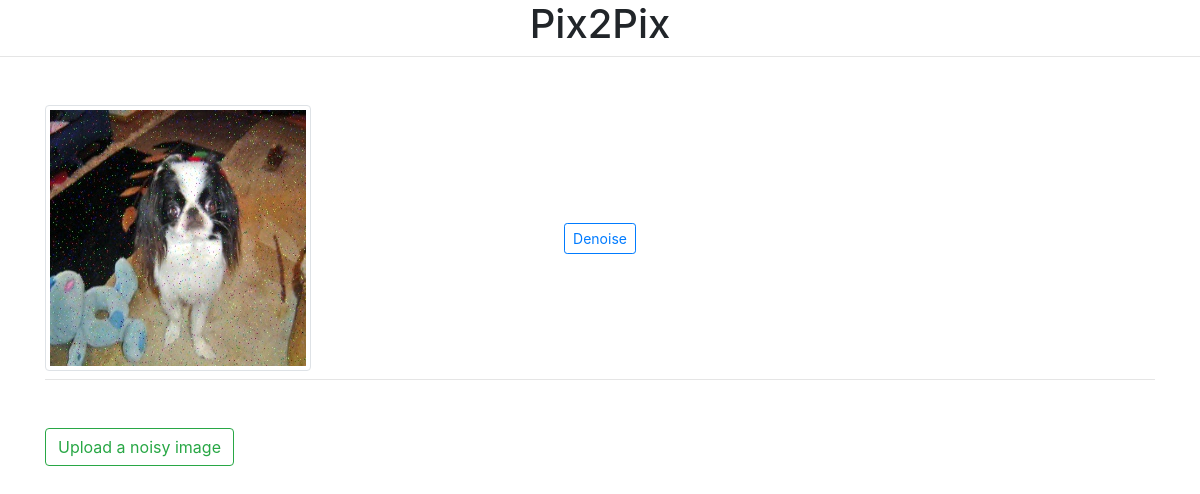
/, run on an earlier commit of the app's database.
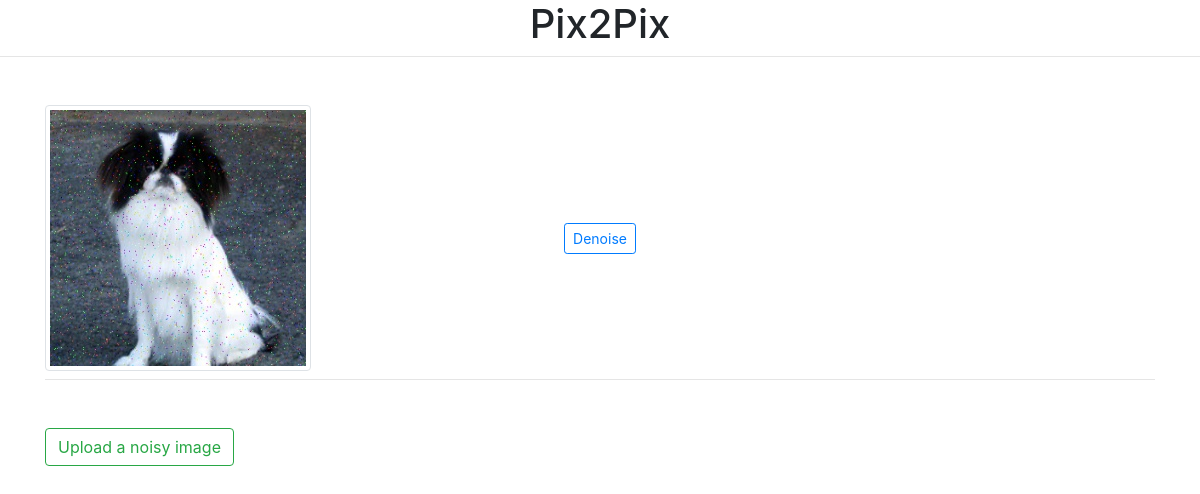
And on a later commit of the database.
### posts/models.py (models this page shows, shortened)
class Post(models.Model):
    title = models.TextField()
    cover = models.ImageField(upload_to='images/')
    uploaded_on = models.DateTimeField(auto_now_add=True)

### posts/views.py (the view)
# urls.py: path('', pix2pix_index, name='pix2pix'),
def pix2pix_index(request):
    images1 = [Post.objects.latest('uploaded_on')]
    images2 = [Post.objects.get(title="white image")]
    context = {'images1': images1,
               'images2': images2,
              }
    return render(request, 'home.html', context)

### templates/home.html (shortened to what this page needs)
<!DOCTYPE html>
<html lang="en">
  <head>
    <link rel="stylesheet" href="https://stackpath.bootstrapcdn.com/bootstrap/4.3.1/css/bootstrap.min.css">
  </head>
  <body>
      <h1 class="text-center"> Pix2Pix </h1>
      <hr class="mt-2 mb-5">
      <div class="container">
        <div class="row align-items-center justify-content-center">
            {% for image in images1 %}
              <div class="col-sm">
                  <img class="img-fluid img-thumbnail" src="{{ image.cover.url}}">
              </div>
            {% endfor %}
                <button class="btn btn-outline-primary btn-sm" onclick="location.href='{% url 'script' %}'">Denoise</button><hr>
            {% for image in images2 %}
              <div class="col-sm">
                  <img src="{{ image.cover.url}}">
              </div>
            {% endfor %}
        </div>
        <hr class="mt-2 mb-5">
              <button class="btn btn-outline-success" onclick="location.href='{% url 'add_post' %}'">Upload a noisy image</button>
      </div>
  </body>
</html>

What changed in the data, as far as the page shows it:
no longer on this page (row unchanged): Post: cover (picture), shown under "Pix2Pix"
added Post: cover (picture), shown under "Pix2Pix"
